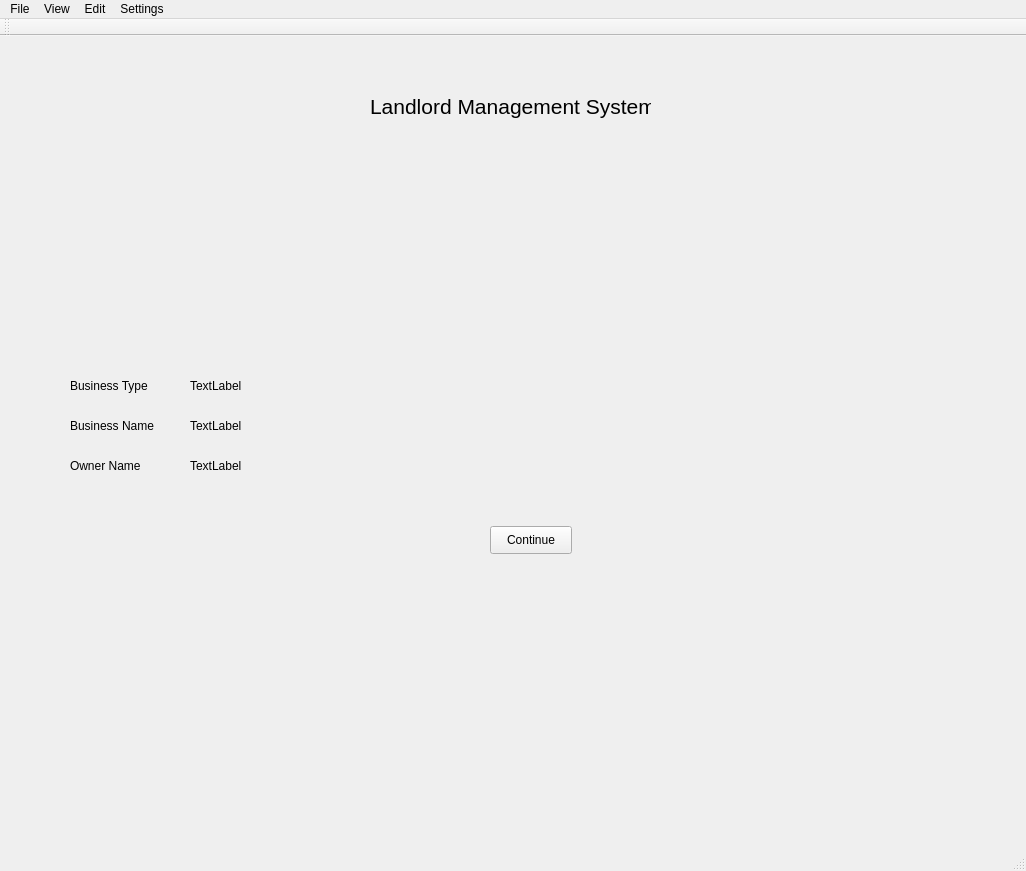
<?xml version="1.0" encoding="UTF-8"?>
<ui version="4.0">
 <class>LMS</class>
 <widget class="QMainWindow" name="LMS">
  <property name="geometry">
   <rect>
    <x>0</x>
    <y>0</y>
    <width>1026</width>
    <height>871</height>
   </rect>
  </property>
  <property name="maximumSize">
   <size>
    <width>1920</width>
    <height>1080</height>
   </size>
  </property>
  <property name="windowTitle">
   <string>LMS</string>
  </property>
  <widget class="QWidget" name="centralWidget">
   <widget class="QLabel" name="label">
    <property name="geometry">
     <rect>
      <x>370</x>
      <y>0</y>
      <width>281</width>
      <height>141</height>
     </rect>
    </property>
    <property name="maximumSize">
     <size>
      <width>281</width>
      <height>141</height>
     </size>
    </property>
    <property name="font">
     <font>
      <pointsize>16</pointsize>
      <bold>false</bold>
     </font>
    </property>
    <property name="text">
     <string>Landlord Management System</string>
    </property>
   </widget>
   <widget class="QPushButton" name="nextPage_btn">
    <property name="geometry">
     <rect>
      <x>490</x>
      <y>490</y>
      <width>82</width>
      <height>28</height>
     </rect>
    </property>
    <property name="text">
     <string>Continue</string>
    </property>
   </widget>
   <widget class="QLabel" name="ownerName_d">
    <property name="geometry">
     <rect>
      <x>190</x>
      <y>420</y>
      <width>121</width>
      <height>20</height>
     </rect>
    </property>
    <property name="text">
     <string>TextLabel</string>
    </property>
   </widget>
   <widget class="QLabel" name="businessType_d">
    <property name="geometry">
     <rect>
      <x>190</x>
      <y>340</y>
      <width>91</width>
      <height>20</height>
     </rect>
    </property>
    <property name="text">
     <string>TextLabel</string>
    </property>
   </widget>
   <widget class="QLabel" name="ownerName_l">
    <property name="geometry">
     <rect>
      <x>70</x>
      <y>420</y>
      <width>101</width>
      <height>20</height>
     </rect>
    </property>
    <property name="text">
     <string>Owner Name</string>
    </property>
   </widget>
   <widget class="QLabel" name="businessName_d">
    <property name="geometry">
     <rect>
      <x>190</x>
      <y>380</y>
      <width>101</width>
      <height>20</height>
     </rect>
    </property>
    <property name="text">
     <string>TextLabel</string>
    </property>
   </widget>
   <widget class="QLabel" name="businessName_l">
    <property name="geometry">
     <rect>
      <x>70</x>
      <y>380</y>
      <width>101</width>
      <height>20</height>
     </rect>
    </property>
    <property name="text">
     <string>Business Name</string>
    </property>
   </widget>
   <widget class="QLabel" name="businessType_l">
    <property name="geometry">
     <rect>
      <x>70</x>
      <y>340</y>
      <width>101</width>
      <height>20</height>
     </rect>
    </property>
    <property name="text">
     <string>Business Type</string>
    </property>
   </widget>
   <zorder>label</zorder>
   <zorder>nextPage_btn</zorder>
   <zorder>ownerName_l</zorder>
   <zorder>ownerName_d</zorder>
   <zorder>businessName_d</zorder>
   <zorder>businessType_l</zorder>
   <zorder>businessType_d</zorder>
   <zorder>businessName_l</zorder>
  </widget>
  <widget class="QMenuBar" name="menuBar">
   <property name="geometry">
    <rect>
     <x>0</x>
     <y>0</y>
     <width>1026</width>
     <height>26</height>
    </rect>
   </property>
   <widget class="QMenu" name="menuFile">
    <property name="title">
     <string>File</string>
    </property>
   </widget>
   <widget class="QMenu" name="menuView">
    <property name="title">
     <string>View</string>
    </property>
   </widget>
   <widget class="QMenu" name="menuEdit">
    <property name="title">
     <string>Edit</string>
    </property>
   </widget>
   <widget class="QMenu" name="menuSettings">
    <property name="title">
     <string>Settings</string>
    </property>
   </widget>
   <addaction name="menuFile"/>
   <addaction name="menuView"/>
   <addaction name="menuEdit"/>
   <addaction name="menuSettings"/>
  </widget>
  <widget class="QToolBar" name="mainToolBar">
   <attribute name="toolBarArea">
    <enum>TopToolBarArea</enum>
   </attribute>
   <attribute name="toolBarBreak">
    <bool>false</bool>
   </attribute>
  </widget>
  <widget class="QStatusBar" name="statusBar"/>
 </widget>
 <layoutdefault spacing="6" margin="11"/>
 <resources>
  <include location="LandlordManagementSystem.qrc"/>
 </resources>
 <connections/>
 <slots>
  <signal>continue_btn()</signal>
  <slot>changePage(int)</slot>
 </slots>
</ui>
